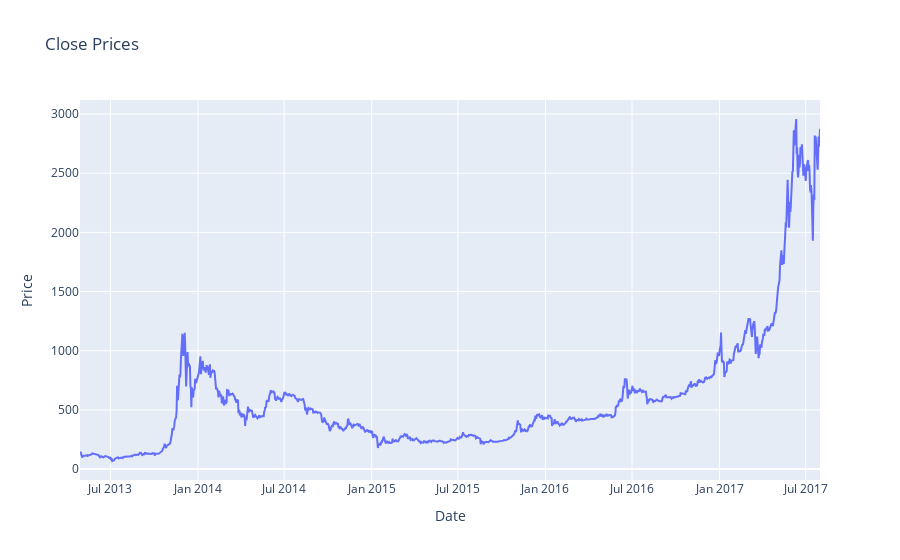

This figure's notebook cell:
### Code cell
# Create a Scatter trace with the index values as x and the 'Close' column as y
trace = go.Scatter(x=data.index, y=data['Close'])

# Create a Figure object with the Scatter trace
fig = go.Figure(data=trace)

# Customize the layout of the figure
fig.update_layout(
    title='Close Prices',  # Set the title of the figure
    xaxis_title='Date',    # Set the title of the x-axis
    yaxis_title='Price'    # Set the title of the y-axis
)

# Display the figure
fig.show()

### Figure 1 — Plotly figure (JSON) as saved in the notebook; plotly's stock layout.template omitted (floating-point values rounded to 4 significant figures; data arrays with more than 128 entries replaced by an {"elided": "..."} marker saying what was removed)
{"data": [{"type": "scatter", "x": {"elided": "1556 str values"}, "y": {"elided": "1556 float values"}}], "layout": {"title": {"text": "Close Prices"}, "xaxis": {"title": {"text": "Date"}}, "yaxis": {"title": {"text": "Price"}}}}
